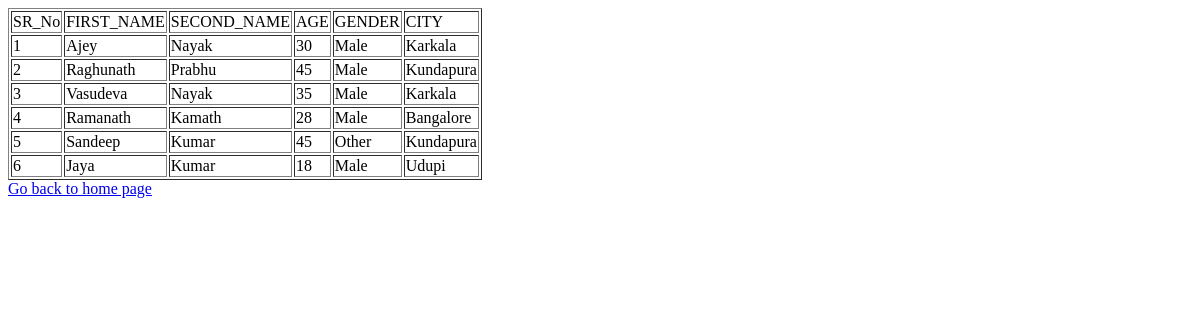
/list, run on an earlier commit of the app's database.
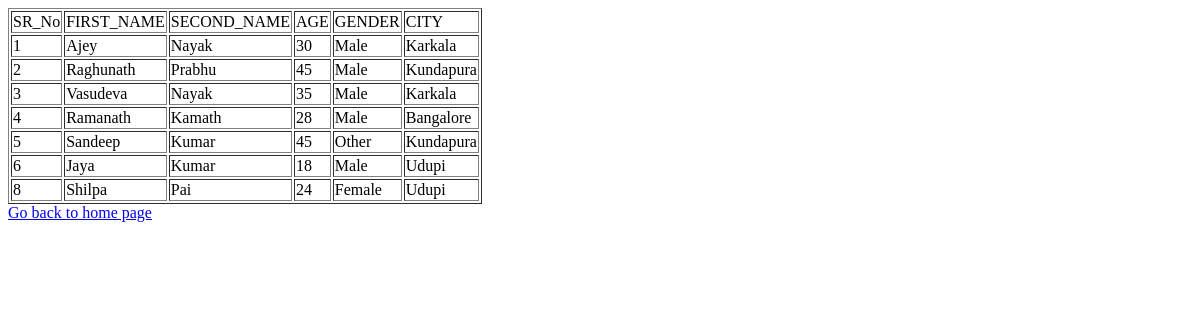
And on a later commit of the database.
### tables this page shows
CREATE TABLE users (SR_No integer primary key AUTOINCREMENT,                FIRST_NAME varchar(15), SECOND_NAME varchar(15), AGE integer,                GENDER varchar(15), CITY varchar(15));

### main.py (the view)
@app.route('/list', methods= ['GET'])
def user_list():
    if os.path.exists("userlist.html"):
        os.remove("userlist.html")
    con = sqlite3.connect(db_path)
    con.row_factory = sqlite3.Row
    cur = con.cursor()
    cur.execute("select * from users")
    rows = cur.fetchall()
    return render_template('userlist.html', rows = rows)

### template/userlist.html
<!doctype html>
<html>
   <body>
      <table border = 1>
         <thead>
            <td>SR_No</td>
            <td>FIRST_NAME</td>
            <td>SECOND_NAME</td>
            <td>AGE</td>
            <td>GENDER</td>
            <td>CITY</td>
         </thead>
         {% for row in rows %}
            <tr>
            <td>{{row["SR_No"]}}</td>
            <td>{{row["FIRST_NAME"]}}</td>
            <td>{{row["SECOND_NAME"]}}</td>
            <td>{{row["AGE"]}}</td>
            <td> {{ row["GENDER"]}}</td>
            <td>{{row['CITY']}}</td>
            </tr>
         {% endfor %}
      </table>
      <a href = "/">Go back to home page</a>
   </body>
</html>

What changed in the data, as far as the page shows it:
added users: SR_No "8", FIRST_NAME "Shilpa", SECOND_NAME "Pai", AGE "24", GENDER "Female", CITY "Udupi"
